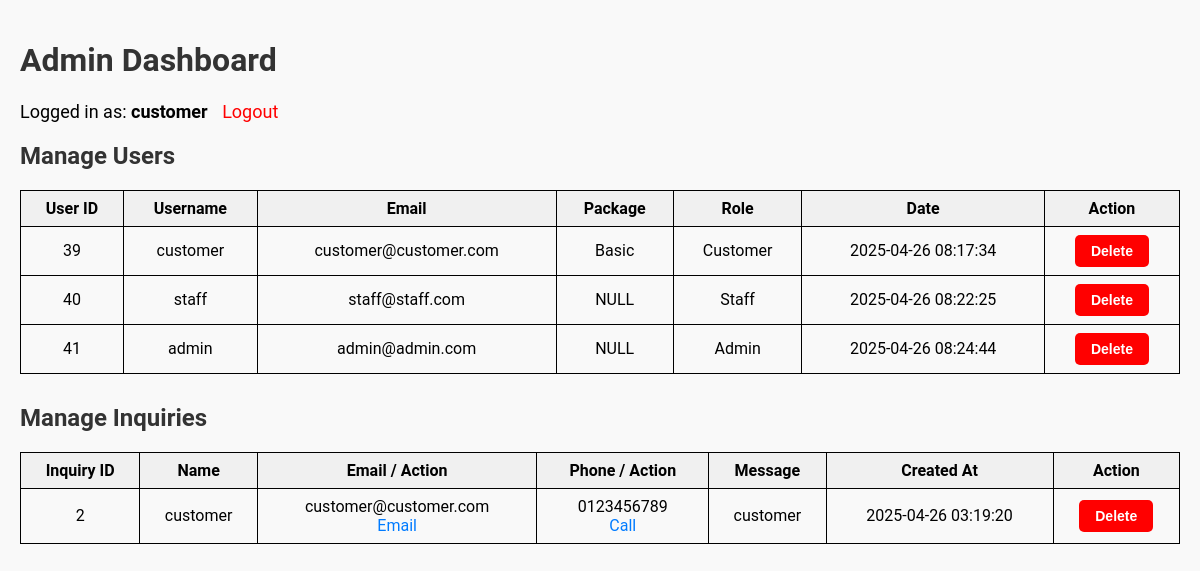
The app's page /Source/admindashboard.php (signed in) with its own data.
### tables this page shows
CREATE TABLE `users` (
  `user_id` int(11) NOT NULL,
  `username` varchar(255) NOT NULL,
  `email` varchar(255) NOT NULL,
  `password` varchar(255) NOT NULL,
  `package` enum('Basic','Standard','Premium','NULL') DEFAULT NULL,
  `role` enum('Customer','Staff','Admin') NOT NULL,
  `date` datetime NOT NULL DEFAULT current_timestamp()
);

CREATE TABLE `inquires` (
  `inquires_id` int(11) NOT NULL,
  `name` varchar(255) NOT NULL,
  `email` varchar(255) NOT NULL,
  `phone` varchar(20) NOT NULL,
  `message` text NOT NULL,
  `created_at` timestamp NOT NULL DEFAULT current_timestamp()
);

### Source/admindashboard.php (the view, shortened to what this page needs)
<?php
include('dbconnect.php');
$sqlUsers = "SELECT user_id, username, email, package, role, `date` FROM users";
$resultUsers = $conn->query($sqlUsers);
$sqlInquires = "SELECT inquires_id, name, email, phone, message, created_at FROM inquires";
$resultInquires = $conn->query($sqlInquires);
?>
<!DOCTYPE html>
<html lang="en">
<head>
</head>
<body>
<div class="container">
    <h1>Admin Dashboard</h1>
    <div class="logout">
        Logged in as: <strong><?php echo htmlspecialchars($_SESSION['username']); ?></strong>
        <a class="logout-link" href="?logout=true" onclick="return confirm('Are you sure you want to logout?')">Logout</a>
    </div>
    <h2>Manage Users</h2>
    <?php if ($resultUsers && $resultUsers->num_rows > 0): ?>
        <table>
            <thead>
                <tr>
                    <th>User ID</th>
                    <th>Username</th>
                    <th>Email</th>
                    <th>Package</th>
                    <th>Role</th>
                    <th>Date</th>
                    <th>Action</th>
                </tr>
            </thead>
            <tbody>
                <?php while ($row = $resultUsers->fetch_assoc()): ?>
                    <tr>
                        <td><?php echo htmlspecialchars($row['user_id']); ?></td>
                        <td><?php echo htmlspecialchars($row['username']); ?></td>
                        <td><?php echo htmlspecialchars($row['email']); ?></td>
                        <td><?php echo htmlspecialchars($row['package']); ?></td>
                        <td><?php echo htmlspecialchars($row['role']); ?></td>
                        <td><?php echo htmlspecialchars($row['date']); ?></td>
                        <td>
                            <form method="post" action="" onsubmit="return confirm('Are you sure you want to delete this user?');">
                                <button type="submit">Delete</button>
                            </form>
                        </td>
                    </tr>
                <?php endwhile; ?>
            </tbody>
        </table>
    <?php else: ?>
        <p>No users found.</p>
    <?php endif; ?>
    <h2>Manage Inquiries</h2>
    <?php if ($resultInquires && $resultInquires->num_rows > 0): ?>
        <table>
            <thead>
                <tr>
                    <th>Inquiry ID</th>
                    <th>Name</th>
                    <th>Email / Action</th>
                    <th>Phone / Action</th>
                    <th>Message</th>
                    <th>Created At</th>
                    <th>Action</th>
                </tr>
            </thead>
            <tbody>
                <?php while ($row = $resultInquires->fetch_assoc()): ?>
                    <tr>
                        <td><?php echo htmlspecialchars($row['inquires_id']); ?></td>
                        <td><?php echo htmlspecialchars($row['name']); ?></td>
                        <td>
                            <?php echo htmlspecialchars($row['email']); ?><br>
                            <a href="mailto:<?php echo htmlspecialchars($row['email']); ?>">Email</a>
                        </td>
                        <td>
                            <?php echo htmlspecialchars($row['phone']); ?><br>
                            <a href="tel:<?php echo htmlspecialchars($row['phone']); ?>">Call</a>
                        </td>
                        <td><?php echo nl2br(htmlspecialchars($row['message'])); ?></td>
                        <td><?php echo htmlspecialchars($row['created_at']); ?></td>
                        <td>
                            <form method="post" action="" onsubmit="return confirm('Are you sure you want to delete this inquiry?');">
                                <button type="submit">Delete</button>
                            </form>
                        </td>
                    </tr>
                <?php endwhile; ?>
            </tbody>
        </table>
    <?php else: ?>
        <p>No inquiries found.</p>
    <?php endif; ?>
</div>
</body>
</html>

### Source/admindashboard.php (style rules this page uses)
body { margin: 0; padding: 0; font-family: 'Roboto', sans-serif; background-color: #f9f9f9; }
.container { max-width: 1200px; margin: auto; padding: 20px; }
.logout { margin-bottom: 20px; font-size: 18px; }
.logout a.logout-link { color: red; text-decoration: none; margin-left: 10px; }
h1, h2 { color: #333; }
table { width: 100%; border-collapse: collapse; margin-bottom: 30px; }
table, th, td { border: 1px solid #000; padding: 8px; }
th { background-color: #f0f0f0; }
td { text-align: center; }
button[type="submit"] { background-color: red; color: white; border: none; padding: 8px 16px; font-size: 14px; cursor: pointer; border-radius: 5px; transition: background-color 0.3s; }
form { display: inline-block; margin: 0; }
button { font-size: 16px; font-weight: bold; border-radius: 10px; padding: 10px 20px; background-color: red; color: white; cursor: pointer; transition-duration: 0.4s; border: none; }
td a { color: #007BFF; text-decoration: none; }

### records on screen
users: user_id "39", username "customer", email "customer@customer.com", package "Basic", role "Customer", date "2025-04-26 08:17:34"
users: user_id "40", username "staff", email "staff@staff.com", package "NULL", role "Staff", date "2025-04-26 08:22:25"
users: user_id "41", username "admin", email "admin@admin.com", package "NULL", role "Admin", date "2025-04-26 08:24:44"
inquires: inquires_id "2", name "customer", email "customer@customer.com", phone "0123456789", message "customer", created_at "2025-04-26 03:19:20"

### other values on screen
$_SESSION['username'] "customer"
